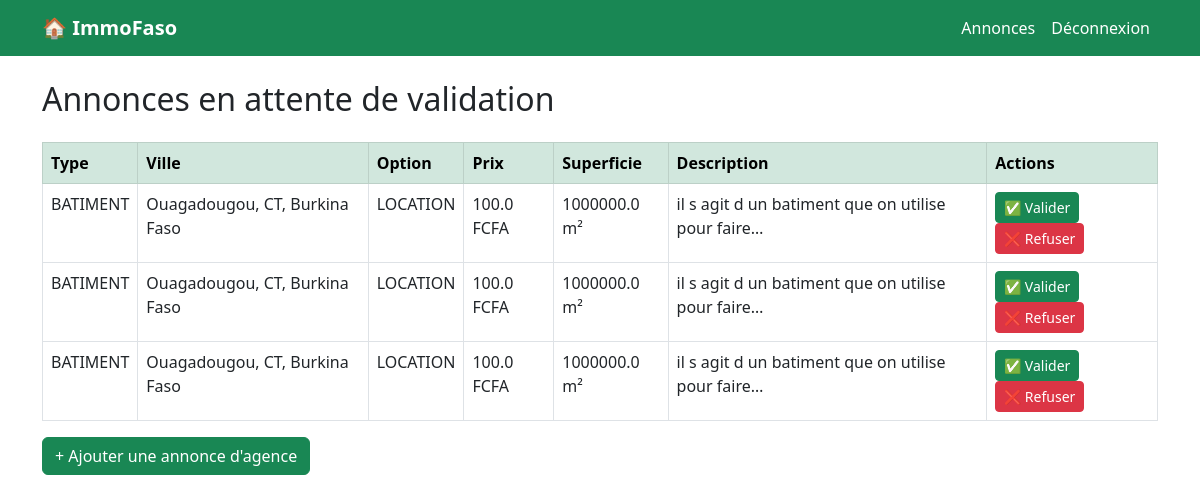
Page /espace-agent/annonces-en-attente/ (signed in) on the committed database.
### core/models.py (models this page shows, shortened)
class Annonce(models.Model):
    OPTION_CHOICES = [
        ('LOCATION', 'Location'),
        ('VENTE', 'Vente'),
    ]
    STATUT_CHOICES = [
        ('EN_ATTENTE', 'En attente de validation'),
        ('PUBLIEE', 'Publiée'),
        ('REFUSEE', 'Refusée'),
        ('RETIREE', 'Retirée'),
    ]
    bailleur = models.ForeignKey(
        Bailleur,
        on_delete=models.CASCADE,
        related_name='annonces',
        null=True,
        blank=True
    )
    bien = models.ForeignKey(
        BienImmobilier,
        on_delete=models.CASCADE,
        related_name='annonces'
    )
    agent_validateur = models.ForeignKey(
        Agent,
        on_delete=models.SET_NULL,
        null=True,
        blank=True,
        related_name='annonces_validees'
    )
    agent_createur = models.ForeignKey(
    Agent,
    on_delete=models.SET_NULL,
    null=True,
    blank=True,
    related_name='annonces_agence'
)
    option = models.CharField(max_length=10, choices=OPTION_CHOICES)
    prix = models.FloatField()
    description = models.TextField()
    statut = models.CharField(max_length=20, choices=STATUT_CHOICES, default='EN_ATTENTE')
    date_publication = models.DateTimeField(auto_now_add=True)
    class Meta:
        verbose_name = 'Annonce'

class BienImmobilier(models.Model):
    TYPE_CHOICES = [
        ('TERRAIN', 'Terrain'),
        ('BATIMENT', 'Bâtiment'),
        ('APPARTEMENT', 'Appartement'),
        ('VILLA', 'Villa'),
        ('COMMERCE', 'Commerce'),
    ]
    USAGE_CHOICES = [
        ('RESIDENCE', 'Résidence'),
        ('BUREAU', 'Bureau'),
        ('COMMERCE', 'Commerce'),
        ('AGRICULTURE', 'Agriculture'),
    ]
    proprietaire = models.ForeignKey(Bailleur, on_delete=models.CASCADE, related_name='biens',null=True,blank=True  )
    type = models.CharField(max_length=20, choices=TYPE_CHOICES)
    usage = models.CharField(max_length=20, choices=USAGE_CHOICES)
    superficie = models.FloatField()
    ville = models.CharField(max_length=100)
    localisation = models.CharField(max_length=255)
    description = models.TextField()
    class Meta:
        verbose_name = 'Bien Immobilier'

### core/views.py (the view)
# urls.py: path('espace-agent/annonces-en-attente/', views.annonces_en_attente, name='liste_annonces_en_attente'),
@login_required
def annonces_en_attente(request):
    annonces = Annonce.objects.filter(statut='EN_ATTENTE').order_by('-date_publication')
    return render(request, 'agent/annonces_en_attente.html', {'annonces': annonces})

### core/templates/agent/annonces_en_attente.html (shortened to what this page needs)
{% extends 'base.html' %}
{% block content %}
<h2 class="mb-4">Annonces en attente de validation</h2>
{% if annonces %}
<div class="table-responsive">
    <table class="table table-bordered table-hover">
        <thead class="table-success">
            <tr>
                <th>Type</th>
                <th>Ville</th>
                <th>Option</th>
                <th>Prix</th>
                <th>Superficie</th>
                <th>Description</th>
                <th>Actions</th>
            </tr>
        </thead>
        <tbody>
            {% for annonce in annonces %}
            <tr>
                <td>{{ annonce.bien.type }}</td>
                <td>{{ annonce.bien.ville }}</td>
                <td>{{ annonce.option }}</td>
                <td>{{ annonce.prix }} FCFA</td>
                <td>{{ annonce.bien.superficie }} m²</td>
                <td>{{ annonce.description|truncatechars:50 }}</td>
                <td>
                    <a href="{% url 'valider_annonce' annonce.id %}" class="btn btn-sm btn-success">
                        ✅ Valider
                    </a>
                    <a href="{% url 'refuser_annonce' annonce.id %}" class="btn btn-sm btn-danger">
                        ❌ Refuser
                    </a>
                </td>
            </tr>
            {% endfor %}
        </tbody>
    </table>
</div>
{% else %}
<div class="alert alert-info">Aucune annonce en attente de validation.</div>
{% endif %}
<a href="{% url 'ajouter_annonce_agence' %}" class="btn btn-success mb-3">
    + Ajouter une annonce d'agence
</a>
{% endblock %}

### rows in the picture
Annonce: bien.type "BATIMENT", bien.ville "Ouagadougou, CT, Burkina Faso", option "LOCATION", prix "100.0", bien.superficie "1000000.0", description "il s agit d un batiment que on utilise pour faire…"
Annonce: bien.type "BATIMENT", bien.ville "Ouagadougou, CT, Burkina Faso", option "LOCATION", prix "100.0", bien.superficie "1000000.0", description "il s agit d un batiment que on utilise pour faire…"
Annonce: bien.type "BATIMENT", bien.ville "Ouagadougou, CT, Burkina Faso", option "LOCATION", prix "100.0", bien.superficie "1000000.0", description "il s agit d un batiment que on utilise pour faire…"
